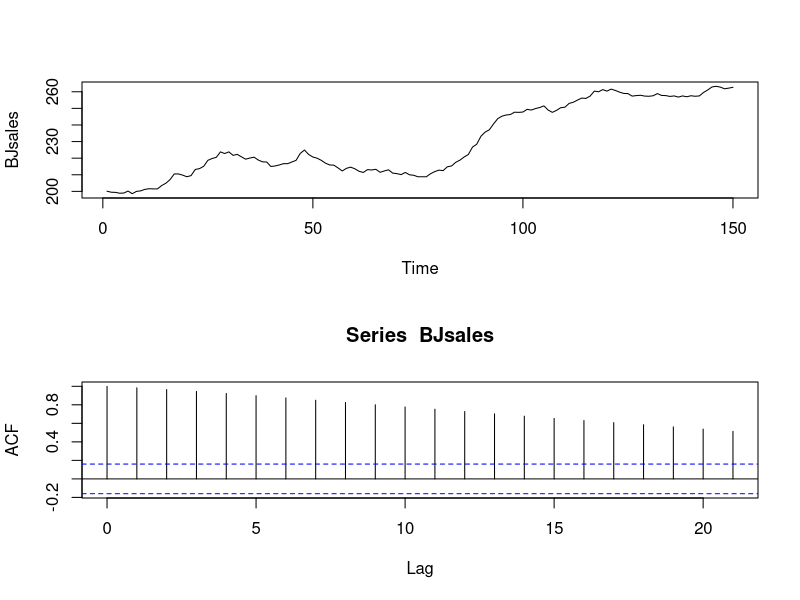
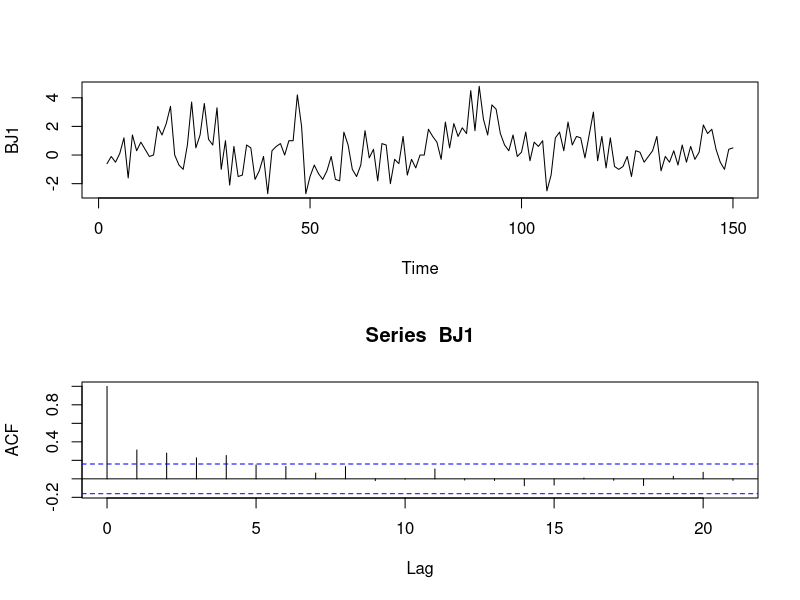
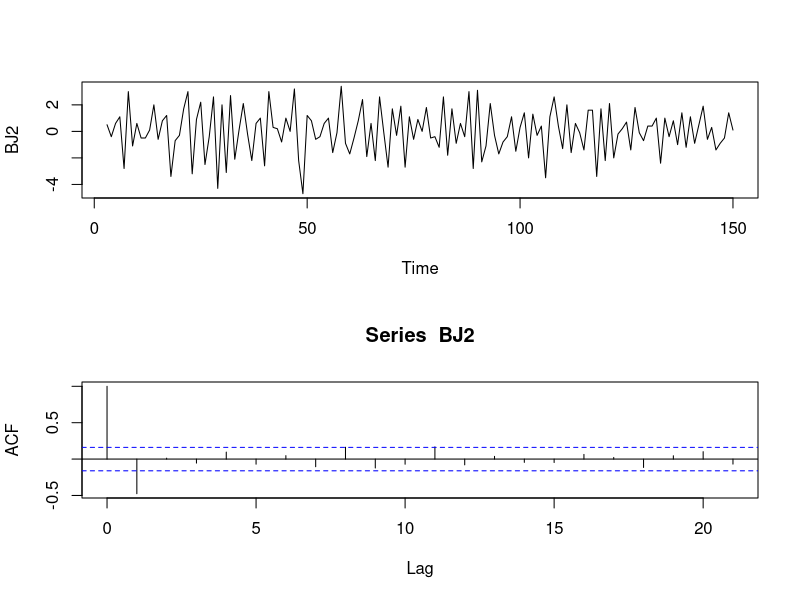
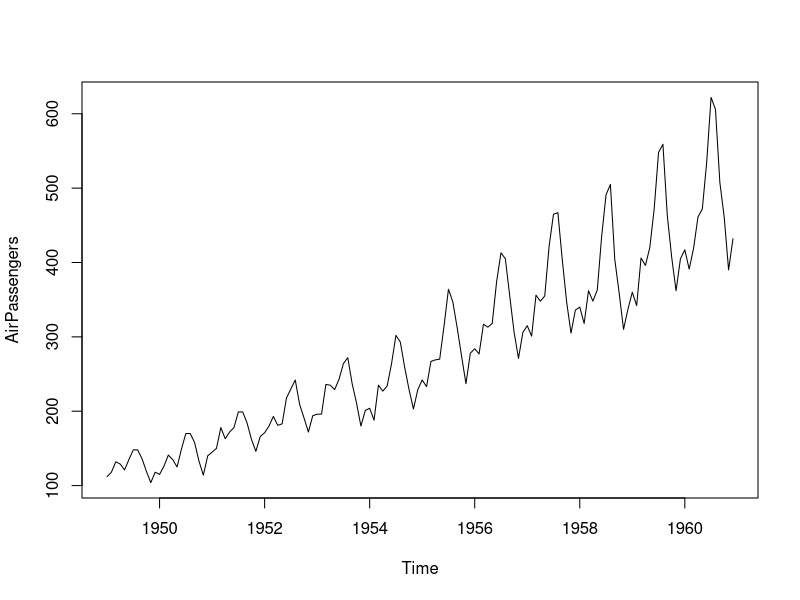
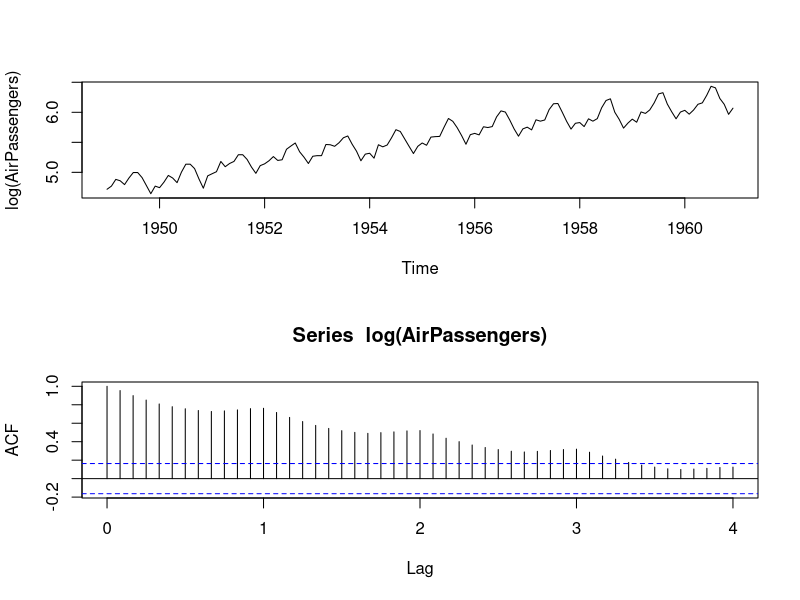
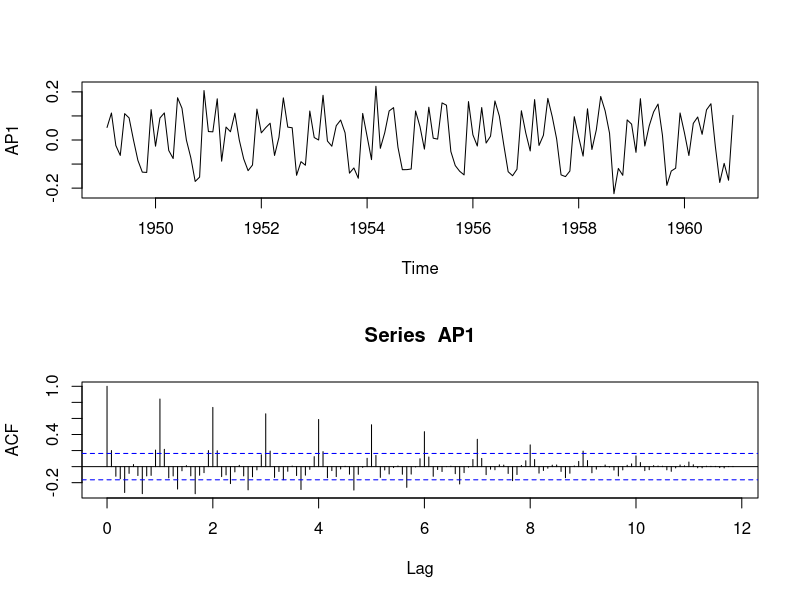
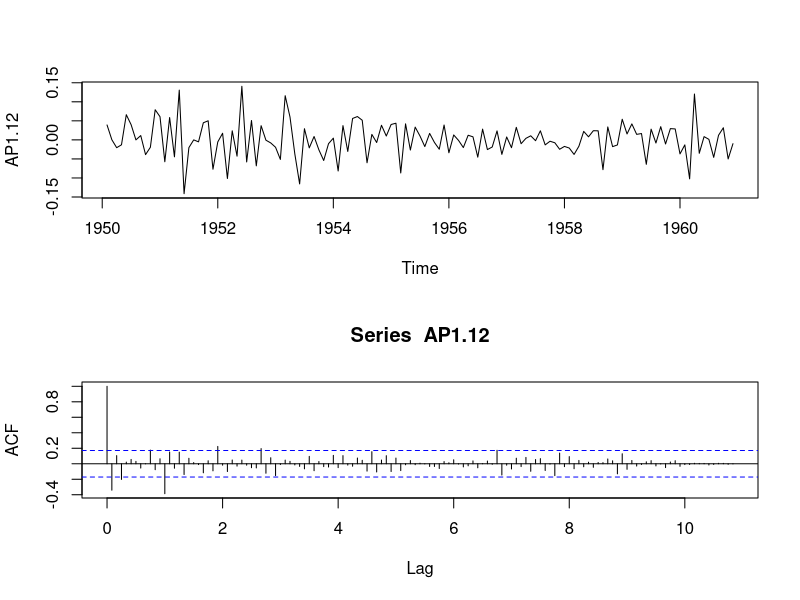
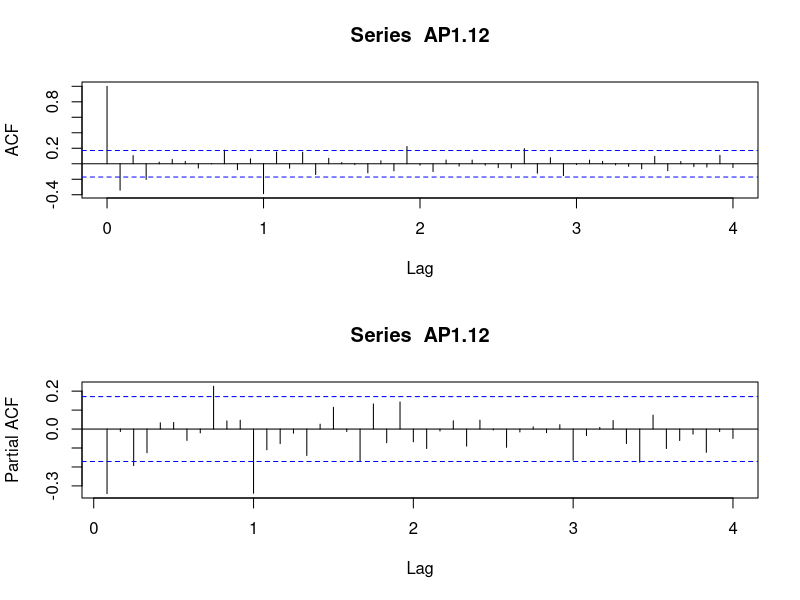

R code for these plots, in order:
rm(list=ls())
cat("\014")
par(mfrow=c(1,1))

library(tseries)
library(forecast)

#################
# ARIMA Example #
#################
# Use the BJsales data
par(mfrow=c(2,1))
plot(BJsales)
acf(BJsales)
adf.test(BJsales)

# The raw time series is clearly not stationary. Try differencing once:
BJ1 <- diff(BJsales)
plot(BJ1, ylab = "BJ1")
acf(BJ1)
adf.test(BJ1)

# The once-differenced series is still not quite stationary. Try differencing again:
BJ2 <- diff(BJ1)
plot(BJ2, ylab = "BJ2")
acf(BJ2)
adf.test(BJ2)

# This iteration passes the test, we do not need to difference any further
# This justifies our choice of d=2 in our previous exploration of this data
# We have seen that an ARMA(1,2) model fits the twice differenced data well
# Consequently an ARIMA(1,2,2) model fits the raw data well

# alternatively, use
# need library(forecast)
ndiffs(x=BJsales, test="adf", max.d=10)

m1 <- arima(BJ2, order = c(1,0,2))
m2 <- arima(BJsales, order = c(1,2,2))

# Interesting alternative to manual model building:
auto.arima(BJsales, allowdrift = F)

# Compare this "optimal" model with m2, what we thought was optimal
m2
# Investigate this discrepancy
m3 <- arima(BJsales, order = c(1,1,1))
# Comapre these with likelihood ratio test
D <- -2*(m3$loglik - m2$loglik)
pval <- 1-pchisq(D,1)
print(c("Test Statistic:",round(D,4),"P-value:",round(pval,4)))

# auto.arima() ranks models based on information criterion, not log-likelihood 
# or sigma2. Nonetheless, ARIMA(1,2,2) does not fit the data statistically
# significantly better than ARIMA(1,1,1). 

##################
# SARIMA Example #
##################
# Use the AirPassengers data. Recall we log-transform it to remove heteroscedasticity.
par(mfrow=c(1,1))
plot(AirPassengers)
par(mfrow=c(2,1))
plot(log(AirPassengers))
acf(log(AirPassengers), lag.max = 48)

# The raw time series is clearly not stationary. Try differencing once:
AP1 <- diff(log(AirPassengers))
plot(AP1, ylab = "AP1")
acf(AP1, lag.max = 144)
adf.test(AP1)

# There still seems to be monthly seasonality (period = 12). Let's try differencing for that.
AP1.12 <- diff(AP1, lag = 12)
plot(AP1.12)
acf(AP1.12, lag.max = 144)

# "Better" checks:
ndiffs(log(AirPassengers)) #d
nsdiffs(log(AirPassengers)) #D

# This looks good, so choose d=1, D=1, s=12. Let's check ACF and PACF to choose p, q, P, Q.
acf(AP1.12, lag.max = 48)
pacf(AP1.12, lag.max = 48)

# Maybe p <= 3, q = 1, and P = Q = 1
m.ml <- arima(log(AirPassengers), order = c(3,1,1), seasonal = list(order = c(1,1,1), period = 12))
m.ml

# Plot fitted values over the data
par(mfrow=c(1,1))
plot(log(AirPassengers))
fit <- log(AirPassengers)-m.ml$residuals
lines(fit, col="red") #note: we "lose" the fit for the first period
plot(AirPassengers)
lines(exp(fit), col="red")

# Let's see which model auto.arima chooses as being optimal
auto.arima(log(AirPassengers), allowdrift = F)

# We should check model diagnostics as we normally would with an ARMA model. Specifically, checking the heteroscedasticity 
# assumption can lead to an optimal choice of variance-stabilizing transformation
par(mfrow=c(1,1))
tsdiag(m.ml)
qqnorm(m.ml$residuals)
qqline(m.ml$residuals)

